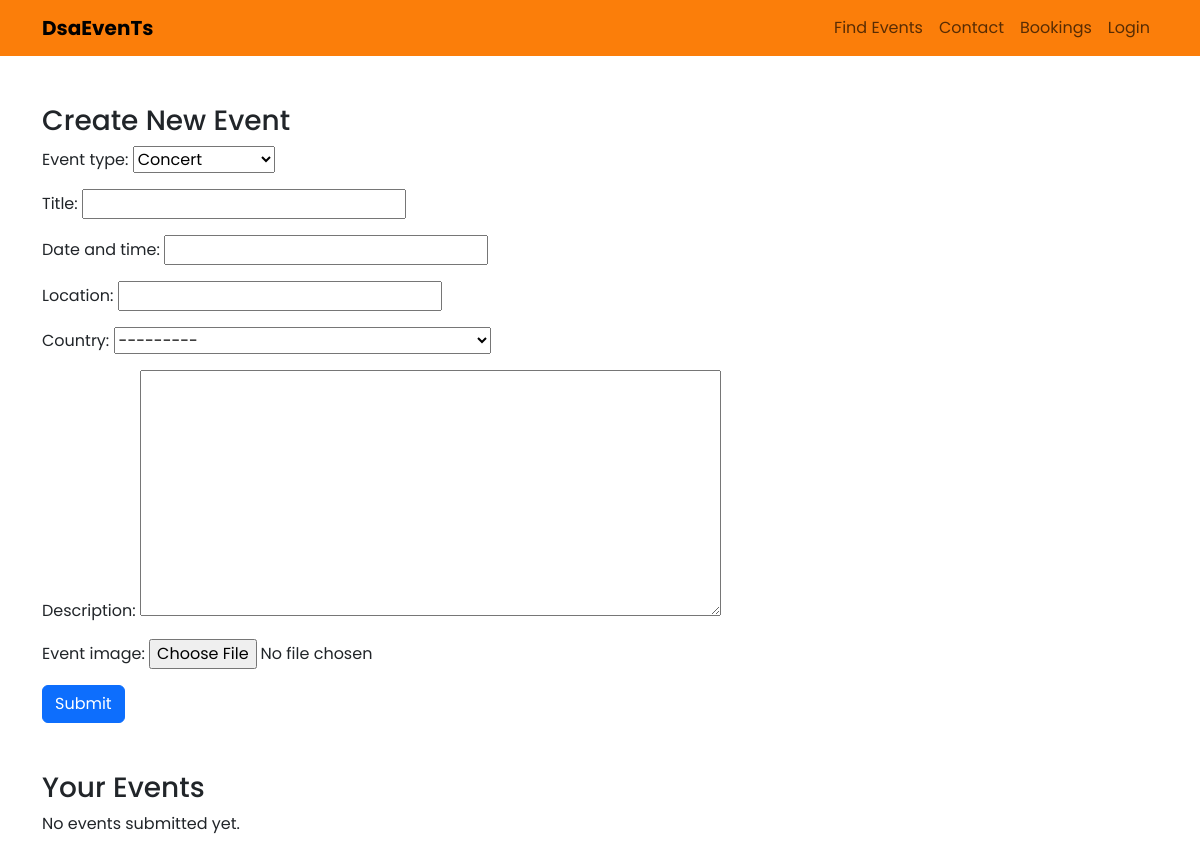
/events-submission/, run on an earlier commit of the app's database.
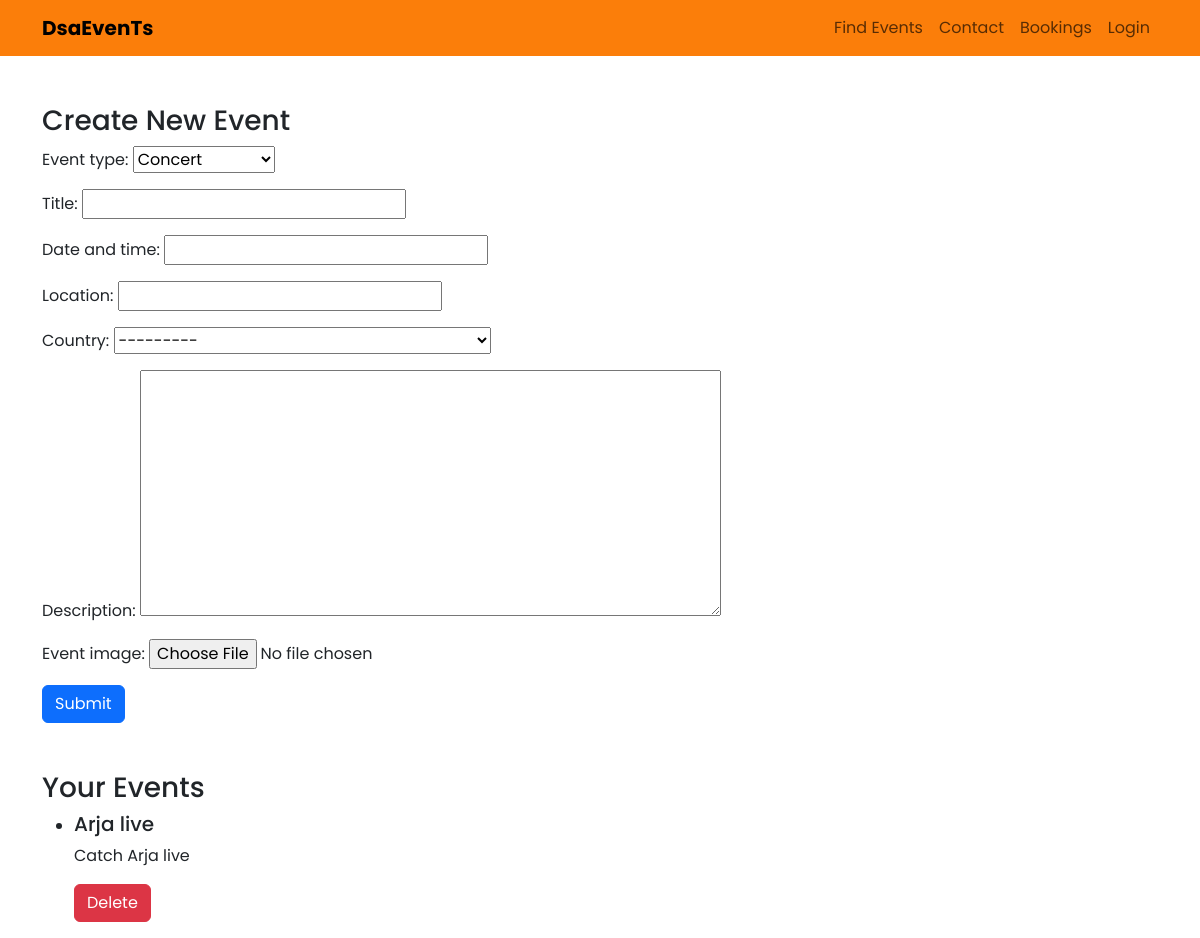
And on a later commit of the database.
### events/models.py (models this page shows)
class Event(models.Model):
    EVENT_TYPE_CHOICES = (
        ('concert', 'Concert'),
        ('music_festival', 'Music Festival'),
        ('workshop', 'Workshop'),
        ('conference', 'Conference'),
        ('exhibition', 'Exhibition'),
        ('album_release', 'Album Release'),
        ('live_stream', 'Live Stream'),
        ('meetup', 'Meetup'),
    )
    event_type = models.CharField(max_length=100, choices=EVENT_TYPE_CHOICES)
    title = models.CharField(max_length=255)
    date_and_time = models.DateTimeField()
    location = models.CharField(max_length=255)
    country = CountryField()
    description = models.TextField()
    event_image = models.ImageField(blank=True)

### events/views.py (the view)
# urls.py: path('events-submission/', views.create_event, name='event-submission'),
def create_event(request):
    if request.method == 'POST':
        form = EventForm(request.POST, request.FILES)
        if form.is_valid():
            event = form.save(commit=False)
            if 'event_image' in request.FILES:
                s3_url = upload_to_s3(request.FILES['event_image'], request.FILES['event_image'].name)
                event.event_image = s3_url
            event.save()
            return redirect('homepage')
    else:
        form = EventForm()
    existing_events = Event.objects.all()
    return render(request, 'events/events_submission.html', {'form': form, 'existing_events': existing_events})

### events/forms.py
class EventForm(forms.ModelForm):
    date_and_time = forms.DateTimeField(input_formats=['%d/%m/%Y, %H:%M'])
    class Meta:
        model = Event
        fields = ['event_type', 'title', 'date_and_time', 'location', 'country', 'description', 'event_image']
        widgets = {
            'date_and_time': DateTimeLocalInput(),
            'country': forms.Select(choices=[(country.code, country.name) for country in countries]),
        }
    def __init__(self, *args, **kwargs):
        super().__init__(*args, **kwargs)
        self.fields['event_type'].choices = Event.EVENT_TYPE_CHOICES

### templates/events/events_submission.html (shortened to what this page needs)
{% extends 'base.html' %}
{% load static %}
{% block content %}
{% include 'events/header.html' %}
<div class="container mt-5">
    <h3>Create New Event</h3>
    <form method="post" enctype="multipart/form-data">
        {{ form.as_p }}
        <button type="submit" class="btn btn-primary">Submit</button>
    </form>
</div>
<div class="container mt-5">
    <h3>Your Events</h3>
    {% if existing_events %}
    <ul>
        {% for event in existing_events %}
        <li>
            <h5>{{ event.title }}</h5>
            <p>{{ event.description }}</p>
            <form method="post" action="{% url 'delete_event' event.id %}">
                <button type="submit" class="btn btn-danger">Delete</button>
            </form>
        </li>
        {% endfor %}
    </ul>
    {% else %}
    <p>No events submitted yet.</p>
    {% endif %}
</div>
{% endblock %}

### templates/base.html (shortened to what this page needs)
{% load static %}
<!DOCTYPE html>
<html lang="en">
<head>
    <link href="https://cdn.jsdelivr.net/npm/bootstrap@5.3.3/dist/css/bootstrap.min.css" rel="stylesheet">
<body style="font-family:'poppins', sans-serif;">
    {% block content %}
    {% endblock %}
</body>
</html>

### templates/events/header.html (shortened to what this page needs)
<header class="navbar navbar-expand-lg navbar-light" style="background:#FB7E0A">
    <div class="container">
        <a class="navbar-brand fw-bolder" href="/">DsaEvenTs</a>
        <div class="collapse navbar-collapse justify-content-end" id="navbarNav">
            <ul class="navbar-nav ml-auto">
                <li class="nav-item">
                    <a class="nav-link" href="#">Find Events</a>
                </li>
                 <li class="nav-item">
                    <a class="nav-link" href="#">Contact</a>
                </li>
                <li class="nav-item">
                    <a class="nav-link" href="#">Bookings</a>
                </li>
                   {% if user.is_authenticated %}
                    <li class="nav-item">
                        <a class="nav-link" href="#">{{ user.username }}</a>
                    </li>
                    <li class="nav-item">
                        <a class="nav-link" href="{% url 'account_logout' %}">Logout</a>
                    </li>
                {% else %}
                    <li class="nav-item">
                        <a class="nav-link" href="{% url 'account_login' %}">Login</a>
                    </li>
                {% endif %}
            </ul>
        </div>
    </div>
</header>

What changed in the data, as far as the page shows it:
added Event: title "Arja live", description "Catch Arja live"
Also different on the page:
text no longer shown: "No events submitted yet."
